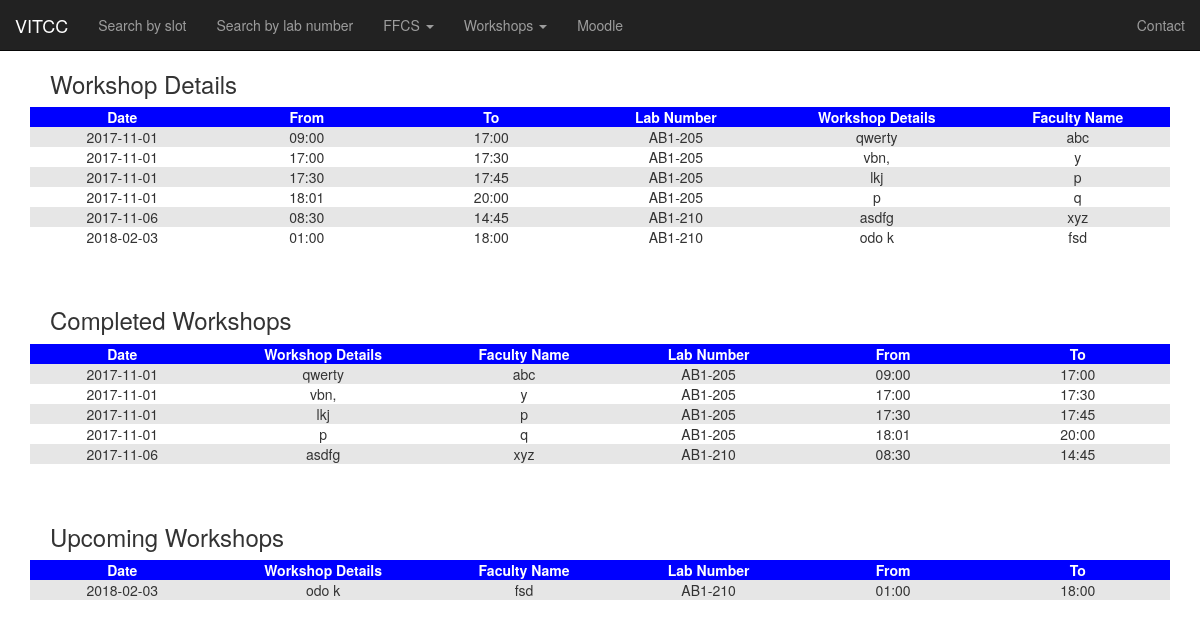
The page /stwk.php on the database as committed earlier.
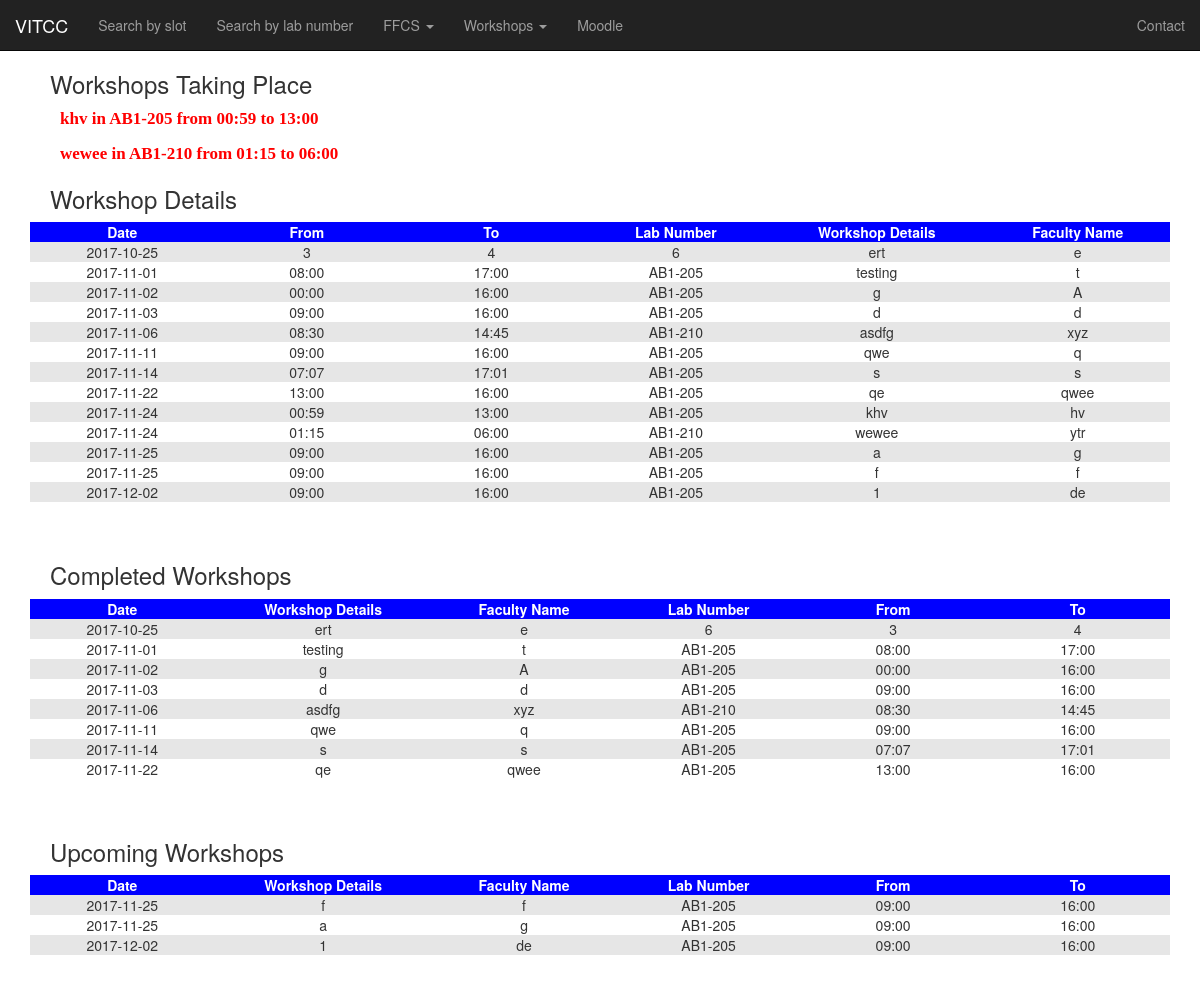
The same page on the database as committed later.
### tables this page shows
CREATE TABLE `workshop` (
  `name` varchar(25) NOT NULL,
  `no` varchar(10) NOT NULL,
  `dat` varchar(10) NOT NULL,
  `tfr` varchar(5) NOT NULL,
  `tto` varchar(5) NOT NULL,
  `det` varchar(100) NOT NULL,
  `sno` int(11) NOT NULL
);

### stwk.php (the view, shortened to what this page needs)
<?php
include "navbar.php";
?>
<!DOCTYPE html>
<html>
<head>
</head>
<body>
<nav class="navbar navbar-inverse navbar-static-top">
        <div class="container-fluid">
            <div class="navbar-header">
            <a href="http://chennai.vit.ac.in/" class="navbar-brand">VITCC</a>
        </div>
            <div class="collapse navbar-collapse" id="mainNavBar">
                <ul class="nav navbar-nav">
                    <li><a href="index.php">Search by slot</a></li>
                    <li><a href="dropdown.php">Search by lab number</a></li>
                    <li class="drdn">
                        <a href="#" class="dropdown-toggle" data-toggle="dropdown">FFCS <span class="caret"></span></a>
                    </li>
                    <li class="drdn">
                        <a href="#" class="dropdown-toggle" data-toggle="dropdown">Workshops <span class="caret"></span></a>
                    </li>
                    <li><a href="http://moodlecc.vit.ac.in">Moodle</a></li>
                </ul>
                <ul class="nav navbar-nav navbar-right">
                    <li><a href="contact.php">Contact</a></li>
                </ul>
            </div>
        </div>
</nav>
</body>
</html>
<?php
$conn=openCon();
$sd=(string)date('Y-m-d');
$a = "SELECT COUNT(*) FROM workshop WHERE dat='$sd'";
$result=mysqli_query($conn,$a);
$m=mysqli_fetch_array($result);
if($m[0]>0)
    include 'cur.php';
$a = "SELECT * FROM workshop ORDER BY dat,tfr,no";
$result=mysqli_query($conn,$a);
echo "<h3>Workshop Details</h3>";
echo "<div class='container'>
		<div class='table-responsive'>
		<table>
		<tr><th>Date</th><th>From</th><th>To</th><th>Lab Number</th><th>Workshop Details</th><th>Faculty Name</th>";
while($m=mysqli_fetch_array($result))
{
	echo "<tr><td>".$m['dat']."</td><td>".$m['tfr']."</td><td>".$m['tto']."</td><td>".$m['no']."</td><td>".$m['det']."</td><td>".$m['name']."</td></tr>";
}
echo "</table></div></div><br><br>";
$sd=(string)date('Y-m-d');
$a = "SELECT * FROM workshop WHERE dat<'$sd' ORDER BY dat,tfr,no";
$result=mysqli_query($conn,$a);
echo "<h3>Completed Workshops</h3>";
echo "<div class='container'>
		<div class='table-responsive'>
		<table>
		<tr><th>Date</th><th>Workshop Details</th><th>Faculty Name</th><th>Lab Number</th><th>From</th><th>To</th></tr>";
while($m=mysqli_fetch_array($result))
{
	echo "<tr><td>".$m['dat']."</td><td>".$m['det']."</td><td>".$m['name']."</td><td>".$m['no']."</td><td>".$m['tfr']."</td><td>".$m['tto']."</td></tr>";
}
echo "</table></div></div><br><br>";
$a = "SELECT * FROM workshop WHERE dat>'$sd' ORDER BY dat,tfr,no";
$result=mysqli_query($conn,$a);
echo "<h3>Upcoming Workshops</h3>";
echo "<div class='container'>
		<div class='table-responsive'>
		<table>
		<tr><th>Date</th><th>Workshop Details</th><th>Faculty Name</th><th>Lab Number</th><th>From</th><th>To</th></tr>";
while($m=mysqli_fetch_array($result))
{
	echo "<tr><td>".$m['dat']."</td><td>".$m['det']."</td><td>".$m['name']."</td><td>".$m['no']."</td><td>".$m['tfr']."</td><td>".$m['tto']."</td></tr>";
}
echo "</table></div></div><br><br>";
?>

### navbar.php (shortened to what this page needs)
<!DOCTYPE html>
<html>
	<head>
    <link rel="stylesheet" href="http://maxcdn.bootstrapcdn.com/bootstrap/3.3.4/css/bootstrap.min.css">
	</head>
</html>

### cur.php (shortened to what this page needs)
<?php
$sd=(string)date('Y-m-d');
$a = "SELECT * FROM workshop WHERE dat='$sd' ORDER BY tfr,no";
$result=mysqli_query($conn,$a);
echo "<h3>Workshops Taking Place</h3>";
while($m=mysqli_fetch_array($result))
{
	echo "<p class='curdisp'>".$m['det']." in ".$m['no']." from ".$m['tfr']." to ".$m['tto']."</p>";
}
?>

### stwk.php (style rules this page uses)
td { text-align: center; }
th { background-color: blue; color: white; text-align: center; min-width: 100px; }
tr:nth-child(even) { background-color: #e6e6e6; }
table { cursor: default; white-space: nowrap; width: 100%; }
h3 { margin-left: 50px; }

### cur.php (style rules this page uses)
.curdisp { color: red; font-size: 17px; font-weight: bold; font-family: "Times New Roman", Times, serif; margin-left: 5%; }

Rows that differ between the two databases and show on the page:
removed workshop: dat "2017-11-01", tfr "09:00", tto "17:00", no "AB1-205", det "qwerty", name "abc"
removed workshop: dat "2017-11-01", tfr "17:00", tto "17:30", no "AB1-205", det "vbn,", name "y"
removed workshop: dat "2017-11-01", tfr "17:30", tto "17:45", no "AB1-205", det "lkj", name "p"
removed workshop: dat "2017-11-01", tfr "18:01", tto "20:00", no "AB1-205", det "p", name "q"
removed workshop: dat "2018-02-03", tfr "01:00", tto "18:00", no "AB1-210", det "odo k", name "fsd"
added workshop: det "khv", no "AB1-205", tfr "00:59", tto "13:00", dat "2017-11-24", name "hv"
added workshop: det "wewee", no "AB1-210", tfr "01:15", tto "06:00", dat "2017-11-24", name "ytr"
added workshop: dat "2017-10-25", tfr "3", tto "4", no "6", det "ert", name "e"
added workshop: dat "2017-11-01", tfr "08:00", tto "17:00", no "AB1-205", det "testing", name "t"
added workshop: dat "2017-11-02", tfr "00:00", tto "16:00", no "AB1-205", det "g", name "A"
added workshop: dat "2017-11-03", tfr "09:00", tto "16:00", no "AB1-205", det "d", name "d"
added workshop: dat "2017-11-11", tfr "09:00", tto "16:00", no "AB1-205", det "qwe", name "q"
added workshop: dat "2017-11-14", tfr "07:07", tto "17:01", no "AB1-205", det "s", name "s"
added workshop: dat "2017-11-22", tfr "13:00", tto "16:00", no "AB1-205", det "qe", name "qwee"
added workshop: dat "2017-11-25", tfr "09:00", tto "16:00", no "AB1-205", det "a", name "g"
added workshop: dat "2017-11-25", tfr "09:00", tto "16:00", no "AB1-205", det "f", name "f"
added workshop: dat "2017-12-02", tfr "09:00", tto "16:00", no "AB1-205", det "1", name "de"
Other text that changed with them:
text now shown: "Workshops Taking Place"
